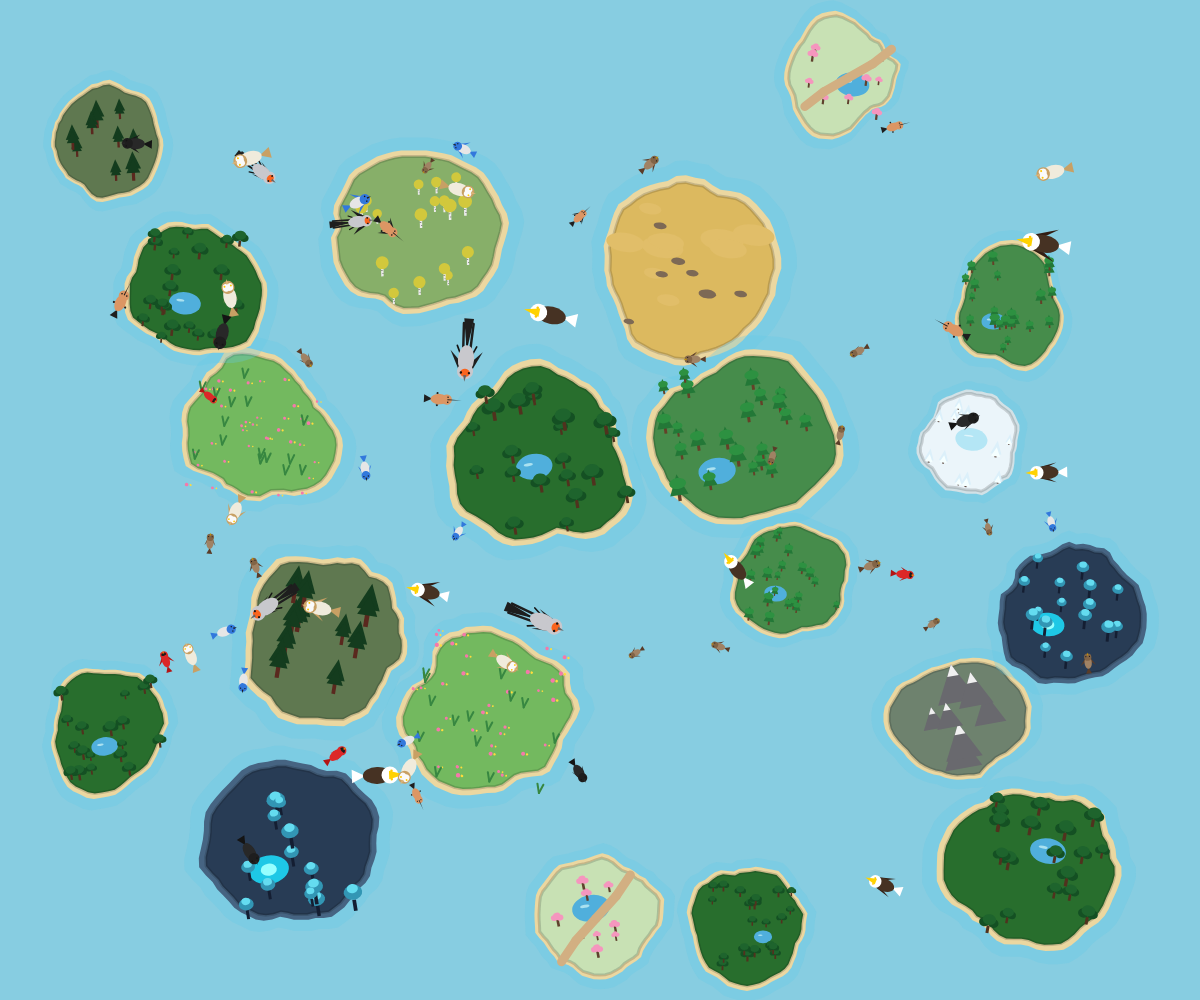
Frame 1 (no input)
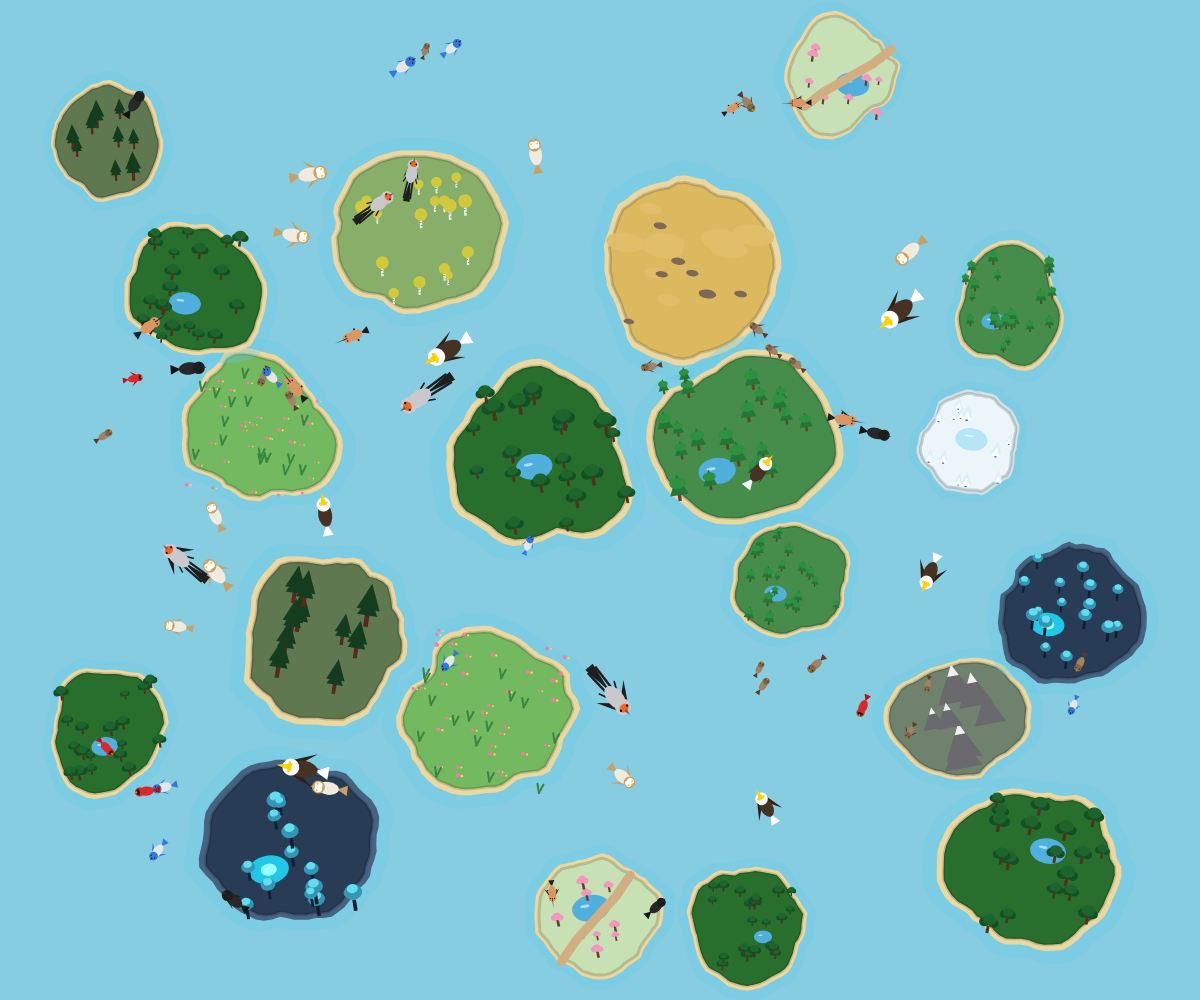
Frame 60 (no input)
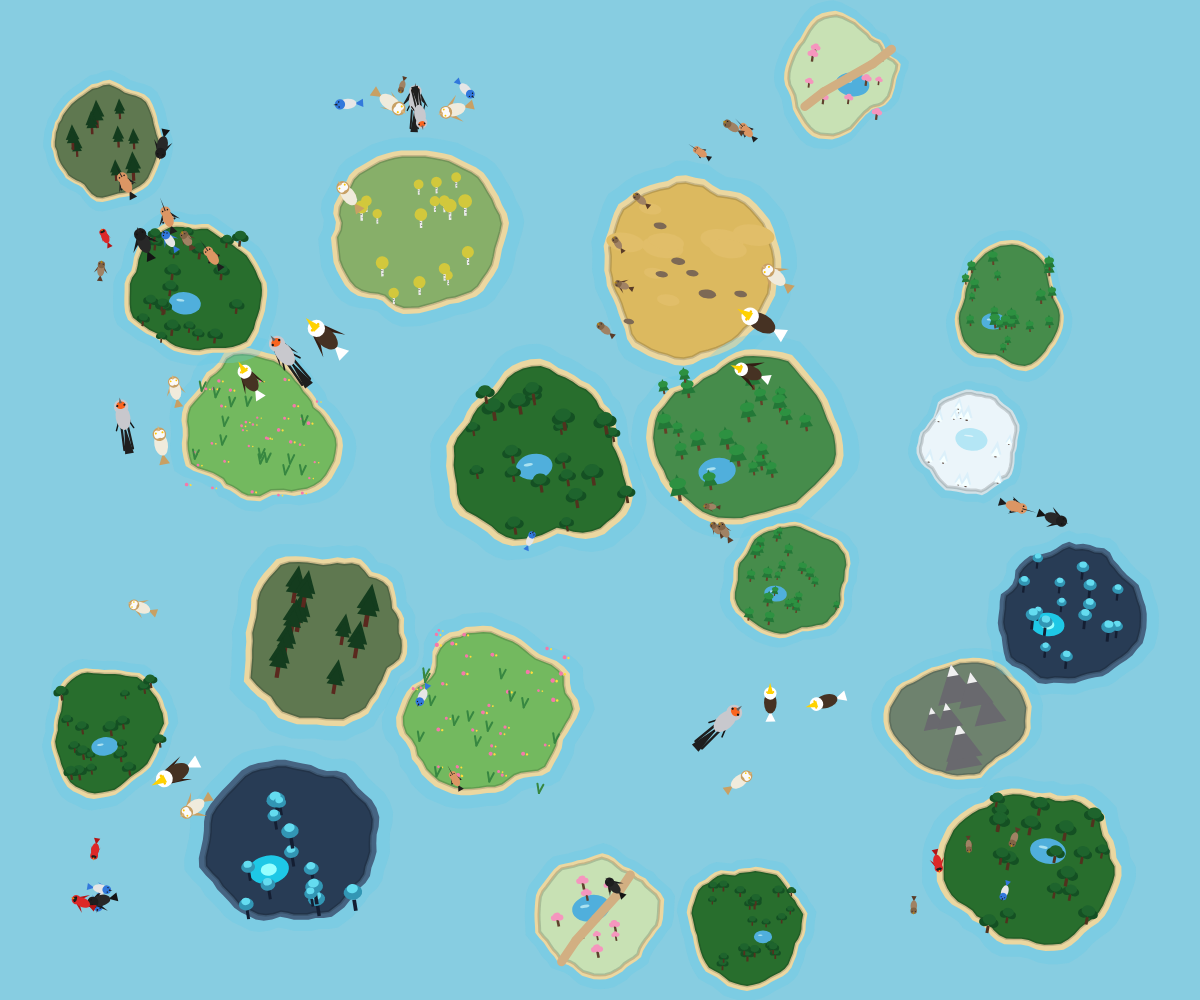
Frame 120 (the mouse pressed at the canvas centre since frame 60)

The p5.js sketch that drew these frames (run headless with seeded random() and noise() and a simulated clock; from frame 60 on, the mouse is pressed at the canvas centre):

// p5.js sketch
// ── sketch.js
/*
  ============================================================
  REVOADA DE PÁSSAROS — EMERGÊNCIA E CADEIA ALIMENTAR
  ============================================================
  Adicionadas mecânicas de Fuga, Caça e BORDAS REPULSIVAS.
  ============================================================
*/

const QUANTIDADE_PASSAROS = 60; 
const NUM_ILHAS = 20;

let ilhas = [];
let passaros = [];

function setup() {
  createCanvas(windowWidth, windowHeight);
  gerarIlhas();
  criarBando();
}

function draw() {
  background(135, 205, 225); 
  desenharIlhas();

  for (let passarinho of passaros) passarinho.aplicarRegras(passaros);
  for (let passarinho of passaros) passarinho.atualizar();
  for (let passarinho of passaros) passarinho.desenhar();
}

// ============================================================
// GERAÇÃO DO CENÁRIO 
// ============================================================
function gerarIlhas() {
  ilhas = [];
  let biomasDisponiveis = ["Winter Forest", "Blue Forest", "Tropical Rainforest", "Sakura", "Redwood Forest", "Mountains", "Birch Forest", "Forest", "Grasslands", "Desert"];
  let biomasSorteados = [...biomasDisponiveis];
  while (biomasSorteados.length < NUM_ILHAS) biomasSorteados.push(random(biomasDisponiveis));
  biomasSorteados = shuffle(biomasSorteados);

  for (let i = 0; i < NUM_ILHAS; i++) {
    let ilha, tentativa = 0;
    do {
      let tamanho = random(110, 190); 
      ilha = { x: random(tamanho / 2 + 20, width - tamanho / 2 - 20), y: random(tamanho / 2 + 20, height - tamanho / 2 - 20), tamanho: tamanho, bioma: biomasSorteados[i], rotacao: random(-0.2, 0.2), detalhes: [], verticesBase: [] };
      tentativa++;
    } while (sobrepoeIlhas(ilha) && tentativa < 100);

    let sementeRuido = random(1000), ruidoMaximo = random(1.5, 2.2), raioBase = ilha.tamanho / 2;
    for (let a = 0; a < TWO_PI; a += 0.1) {
      let xoff = map(cos(a), -1, 1, 0, ruidoMaximo), yoff = map(sin(a), -1, 1, 0, ruidoMaximo);
      let r = map(noise(xoff + sementeRuido, yoff + sementeRuido), 0, 1, raioBase * 0.6, raioBase * 1.3);
      ilha.verticesBase.push({ x: r * cos(a), y: r * sin(a) });
    }
    criarDetalhesDaIlha(ilha); ilhas.push(ilha);
  }
}

function sobrepoeIlhas(nova) {
  for (let ilha of ilhas) if (dist(nova.x, nova.y, ilha.x, ilha.y) < nova.tamanho * 0.48 + ilha.tamanho * 0.48) return true;
  return false;
}

function criarDetalhesDaIlha(ilha) {
  ilha.detalhes = [];
  switch (ilha.bioma) {
    case "Winter Forest": ilha.detalhes.push({ tipo: "lagoCongelado", x: random(-0.1, 0.1), y: random(-0.1, 0.1), tamanho: random(0.2, 0.3) }); for (let i = 0; i < int(random(10, 18)); i++) ilha.detalhes.push({ tipo: "pineSnow", x: random(-0.35, 0.35), y: random(-0.35, 0.35), tamanho: random(0.06, 0.1) }); break;
    case "Blue Forest": ilha.detalhes.push({ tipo: "lagoBrilhante", x: -0.15, y: 0.1, tamanho: random(0.2, 0.3) }); for (let i = 0; i < int(random(12, 20)); i++) ilha.detalhes.push({ tipo: "blueTree", x: random(-0.35, 0.35), y: random(-0.35, 0.35), tamanho: random(0.07, 0.11) }); break;
    case "Tropical Rainforest": ilha.detalhes.push({ tipo: "lago", x: random(-0.2, 0.2), y: random(-0.2, 0.2), tamanho: random(0.15, 0.25) }); for (let i = 0; i < int(random(18, 28)); i++) ilha.detalhes.push({ tipo: "tropicalTree", x: random(-0.4, 0.4), y: random(-0.4, 0.4), tamanho: random(0.06, 0.1) }); break;
    case "Redwood Forest": for (let i = 0; i < int(random(7, 12)); i++) ilha.detalhes.push({ tipo: "redwoodTree", x: random(-0.3, 0.3), y: random(-0.3, 0.3), tamanho: random(0.12, 0.18) }); break;
    case "Birch Forest": for (let i = 0; i < int(random(15, 22)); i++) ilha.detalhes.push({ tipo: "birchTree", x: random(-0.35, 0.35), y: random(-0.35, 0.35), tamanho: random(0.06, 0.09) }); break;
    case "Sakura": ilha.detalhes.push({ tipo: "lago", x: random(-0.15, 0.15), y: random(-0.1, 0.1), tamanho: random(0.25, 0.35) }); for (let i = 0; i < 9; i++) ilha.detalhes.push({ tipo: "sakuraTree", x: random(-0.35, 0.35), y: random(-0.35, 0.35), tamanho: random(0.07, 0.11) }); ilha.detalhes.push({ tipo: "caminho", x: 0, y: 0 }); break;
    case "Forest": ilha.detalhes.push({ tipo: "lago", x: -0.15, y: 0.15, tamanho: 0.20 }); for (let i = 0; i < 22; i++) ilha.detalhes.push({ tipo: "arvore", x: random(-0.4, 0.4), y: random(-0.4, 0.4), tamanho: random(0.05, 0.09) }); break;
    case "Mountains": for (let i = 0; i < 7; i++) ilha.detalhes.push({ tipo: "montanha", x: random(-0.3, 0.3), y: random(-0.3, 0.3), tamanho: random(0.12, 0.22) }); break;
    case "Desert": for (let i = 0; i < 10; i++) ilha.detalhes.push({ tipo: "duna", x: random(-0.4, 0.4), y: random(-0.35, 0.35), tamanho: random(0.06, 0.13) }); for (let i = 0; i < 7; i++) ilha.detalhes.push({ tipo: "pedra", x: random(-0.4, 0.4), y: random(-0.4, 0.4), tamanho: random(0.03, 0.06) }); break;
    case "Grasslands": for (let i = 0; i < 35; i++) ilha.detalhes.push({ tipo: "flor", x: random(-0.42, 0.42), y: random(-0.40, 0.40), tamanho: random(0.015, 0.025) }); for (let i = 0; i < 15; i++) ilha.detalhes.push({ tipo: "grama", x: random(-0.42, 0.42), y: random(-0.40, 0.40) }); break;
  }
}

function desenharIlhas() { for (let ilha of ilhas) { push(); translate(ilha.x, ilha.y); rotate(ilha.rotacao); desenharIlhaBase(ilha); desenharBioma(ilha); pop(); } }

function desenharIlhaBase(ilha) {
  fill(100, 200, 230, 80); noStroke(); beginShape(); for (let v of ilha.verticesBase) vertex(v.x * 1.25, v.y * 1.25); endShape(CLOSE);
  if (ilha.bioma === "Winter Forest") fill(210, 225, 230); else if (ilha.bioma === "Blue Forest") fill(70, 100, 130); else fill(235, 215, 160); 
  beginShape(); for (let v of ilha.verticesBase) vertex(v.x * 1.08, v.y * 1.08); endShape(CLOSE);
  let corBase;
  switch (ilha.bioma) { case "Winter Forest": corBase = color(235, 245, 250); break; case "Blue Forest": corBase = color(40, 60, 85); break; case "Tropical Rainforest": corBase = color(40, 110, 45); break; case "Sakura": corBase = color(200, 225, 180); break; case "Redwood Forest": corBase = color(95, 120, 80); break; case "Mountains": corBase = color(110, 130, 110); break; case "Birch Forest": corBase = color(135, 175, 105); break; case "Forest": corBase = color(70, 140, 75); break; case "Grasslands": corBase = color(115, 185, 95); break; case "Desert": corBase = color(220, 185, 95); break; default: corBase = color(90, 145, 90); }
  fill(corBase); beginShape(); for (let v of ilha.verticesBase) vertex(v.x, v.y); endShape(CLOSE);
  noFill(); stroke(0, 40); strokeWeight(3); beginShape(); for (let v of ilha.verticesBase) vertex(v.x, v.y); endShape(CLOSE); noStroke();
}

function desenharBioma(ilha) {
  let escala = ilha.tamanho;
  for (let detalhe of ilha.detalhes) {
    push(); translate((detalhe.x ?? 0) * escala, (detalhe.y ?? 0) * escala);
    if (detalhe.tipo === "lago") { fill(80, 175, 220); ellipse(0, 0, detalhe.tamanho * escala, detalhe.tamanho * escala * 0.7); fill(170, 225, 240); ellipse(-detalhe.tamanho * escala * 0.15, -detalhe.tamanho * escala * 0.08, detalhe.tamanho * escala * 0.25, detalhe.tamanho * escala * 0.08); }
    if (detalhe.tipo === "lagoCongelado") { fill(180, 230, 245); ellipse(0, 0, detalhe.tamanho * escala, detalhe.tamanho * escala * 0.7); fill(255, 255, 255, 150); ellipse(-detalhe.tamanho * escala * 0.1, -detalhe.tamanho * escala * 0.1, detalhe.tamanho * escala * 0.3, detalhe.tamanho * escala * 0.05); }
    if (detalhe.tipo === "lagoBrilhante") { fill(30, 200, 230); ellipse(0, 0, detalhe.tamanho * escala, detalhe.tamanho * escala * 0.7); fill(150, 255, 255); ellipse(0, 0, detalhe.tamanho * escala * 0.4, detalhe.tamanho * escala * 0.3); }
    if (detalhe.tipo === "arvore") desenharArvore(detalhe.tamanho * escala);
    if (detalhe.tipo === "sakuraTree") desenharSakuraTree(detalhe.tamanho * escala);
    if (detalhe.tipo === "pineSnow") desenharPineSnow(detalhe.tamanho * escala);
    if (detalhe.tipo === "blueTree") desenharBlueTree(detalhe.tamanho * escala);
    if (detalhe.tipo === "tropicalTree") desenharTropicalTree(detalhe.tamanho * escala);
    if (detalhe.tipo === "redwoodTree") desenharRedwood(detalhe.tamanho * escala);
    if (detalhe.tipo === "birchTree") desenharBirch(detalhe.tamanho * escala);
    if (detalhe.tipo === "montanha") desenharMontanha(detalhe.tamanho * escala);
    if (detalhe.tipo === "duna") { fill(225, 190, 105); ellipse(0, 0, detalhe.tamanho * escala * 2, detalhe.tamanho * escala); }
    if (detalhe.tipo === "pedra") { fill(125, 105, 85); ellipse(0, 0, detalhe.tamanho * escala * 2, detalhe.tamanho * escala); }
    if (detalhe.tipo === "flor") { fill(245, 120, 170); ellipse(-2, 0, detalhe.tamanho * escala, detalhe.tamanho * escala); fill(255, 220, 60); ellipse(2, 0, detalhe.tamanho * escala * 0.6, detalhe.tamanho * escala * 0.6); }
    if (detalhe.tipo === "grama") { stroke(55, 135, 65); strokeWeight(2); line(0, 4, -3, -5); line(0, 4, 3, -5); noStroke(); }
    if (detalhe.tipo === "caminho") { stroke(210, 175, 130); strokeWeight(9); noFill(); line(-escala * 0.35, escala * 0.30, -escala * 0.20, escala * 0.15); line(-escala * 0.20, escala * 0.15, 0, 0); line(0, 0, escala * 0.20, -escala * 0.15); line(escala * 0.20, -escala * 0.15, escala * 0.35, -escala * 0.30); noStroke(); }
    pop();
  }
}

function desenharArvore(t) { fill(100, 65, 40); rect(-t * 0.1, 0, t * 0.2, t * 0.6); fill(35, 120, 55); triangle(0, -t, -t * 0.55, t * 0.25, t * 0.55, t * 0.25); fill(45, 145, 65); ellipse(0, -t * 0.45, t, t * 0.65); }
function desenharSakuraTree(t) { fill(95, 65, 45); rect(-t * 0.1, -t * 0.1, t * 0.2, t * 0.55); fill(245, 150, 190); ellipse(-t * 0.2, -t * 0.25, t * 0.55, t * 0.45); ellipse(t * 0.2, -t * 0.2, t * 0.55, t * 0.45); ellipse(0, -t * 0.4, t * 0.55, t * 0.45); }
function desenharPineSnow(t) { fill(80, 60, 50); rect(-t * 0.1, 0, t * 0.2, t * 0.6); fill(220, 240, 250); triangle(0, -t * 0.9, -t * 0.5, t * 0.3, t * 0.5, t * 0.3); fill(245, 255, 255); triangle(0, -t * 0.3, -t * 0.4, t * 0.5, t * 0.4, t * 0.5); }
function desenharBlueTree(t) { fill(20, 30, 50); rect(-t * 0.1, 0, t * 0.2, t * 0.6); fill(50, 150, 180); ellipse(0, -t * 0.4, t, t * 0.8); fill(100, 220, 240); ellipse(0, -t * 0.6, t * 0.6, t * 0.5); }
function desenharTropicalTree(t) { fill(80, 50, 30); rect(-t * 0.1, 0, t * 0.2, t * 0.5); fill(20, 80, 35); ellipse(-t * 0.3, -t * 0.2, t * 0.7, t * 0.6); ellipse(t * 0.3, -t * 0.2, t * 0.7, t * 0.6); fill(30, 100, 45); ellipse(0, -t * 0.4, t * 0.9, t * 0.7); }
function desenharRedwood(t) { fill(90, 40, 30); rect(-t * 0.08, -t * 0.2, t * 0.16, t * 0.9); fill(20, 60, 30); triangle(0, -t * 0.8, -t * 0.4, t * 0.1, t * 0.4, t * 0.1); triangle(0, -t * 0.4, -t * 0.35, t * 0.3, t * 0.35, t * 0.3); }
function desenharBirch(t) { fill(235); rect(-t * 0.08, 0, t * 0.16, t * 0.6); fill(50); rect(-t * 0.08, t * 0.2, t * 0.1, t * 0.03); rect(0, t * 0.4, t * 0.08, t * 0.03); fill(210, 200, 60); ellipse(0, -t * 0.3, t * 0.85, t * 0.85); }
function desenharMontanha(t) { fill(105, 105, 110); triangle(0, -t, -t * 0.75, t * 0.45, t * 0.75, t * 0.45); fill(240); triangle(0, -t, -t * 0.22, -t * 0.55, t * 0.22, -t * 0.55); }

// ============================================================
// NOVO SISTEMA DE PÁSSAROS 
// ============================================================
function criarBando() {
  passaros = [];
  // Evitar nascer perto demais das bordas
  for (let i = 0; i < QUANTIDADE_PASSAROS; i++) passaros.push(new Passaro(random(100, width - 100), random(100, height - 100)));
}

class Passaro {
  constructor(x, y) {
    this.pos = createVector(x, y);
    this.vel = p5.Vector.random2D().mult(random(1.5, 3));
    this.acc = createVector(0, 0);
    this.tamanho = random(8, 12);
    this.faseAsa = random(TWO_PI);
    
    let especies = ["Sparrow", "Sparrow", "Hoopoe", "Cardinal", "Blue Jay", "Crow", "Barn Owl", "Bald Eagle", "Secretary Bird"];
    this.especie = random(especies);
    
    this.isPredator = ["Barn Owl", "Bald Eagle", "Secretary Bird"].includes(this.especie);

    if (this.isPredator) {
      this.maxSpeed = random(2.5, 3.2); 
      this.maxForce = 0.06; 
    } else {
      this.maxSpeed = random(2.8, 4.0); 
      this.maxForce = 0.09;
    }
    
    this.escalaEspecie = 1.0;
    this.corCorpo = color(150); this.corAsa = color(100); this.corCabeca = color(150); this.corCauda = color(100); this.corBico = color(200, 150, 0);

    switch(this.especie) {
      case "Sparrow": this.corCorpo = color(160, 130, 100); this.corAsa = color(90, 60, 40); this.corCabeca = color(130, 100, 70); this.corCauda = this.corAsa; this.escalaEspecie = 0.7; break;
      case "Hoopoe": this.corCorpo = color(220, 150, 100); this.corAsa = color(30); this.corCabeca = color(220, 150, 100); this.corCauda = color(30); this.corBico = color(30); this.escalaEspecie = 0.9; break;
      case "Cardinal": this.corCorpo = color(220, 40, 40); this.corAsa = color(180, 20, 20); this.corCabeca = color(220, 40, 40); this.corCauda = this.corAsa; this.corBico = color(255, 140, 0); this.escalaEspecie = 0.8; break;
      case "Blue Jay": this.corCorpo = color(230); this.corAsa = color(50, 120, 220); this.corCabeca = color(50, 120, 220); this.corCauda = this.corAsa; this.corBico = color(30); this.escalaEspecie = 0.9; break;
      case "Crow": this.corCorpo = color(40); this.corAsa = color(25); this.corCabeca = color(30); this.corCauda = color(20); this.corBico = color(40); this.escalaEspecie = 1.1; break;
      case "Barn Owl": this.corCorpo = color(240, 235, 220); this.corAsa = color(200, 160, 100); this.corCabeca = color(200, 160, 100); this.corCauda = this.corAsa; this.corBico = color(220, 180, 120); this.escalaEspecie = 1.2; break;
      case "Bald Eagle": this.corCorpo = color(70, 50, 35); this.corAsa = color(50, 30, 20); this.corCabeca = color(255); this.corCauda = color(255); this.corBico = color(255, 210, 0); this.escalaEspecie = 1.5; break;
      case "Secretary Bird": this.corCorpo = color(200, 200, 205); this.corAsa = color(30); this.corCabeca = color(200, 200, 205); this.corCauda = color(30); this.corBico = color(100); this.escalaEspecie = 1.4; break;
    }
  }

  aplicarRegras(bando) {
    let separacao = this.separacao(bando);
    let alinhamento = this.alinhamento(bando);
    let coesao = this.coesao(bando);
    
    separacao.mult(1.8);
    alinhamento.mult(1.0);
    coesao.mult(1.0);
    
    this.acc.add(separacao).add(alinhamento).add(coesao);

    if (this.isPredator) {
      let caca = this.cacar(bando);
      caca.mult(1.2); 
      this.acc.add(caca);
    } else {
      let evasao = this.fugir(bando);
      evasao.mult(3.5); 
      this.acc.add(evasao);
    }
    
    // ==========================================
    // NOVA REGRA: REPULSÃO DAS BORDAS
    // ==========================================
    let borda = this.evitarBordas();
    borda.mult(4.0); // Peso altíssimo para impedir a saída
    this.acc.add(borda);
  }

  // --- FUNÇÃO DE BARREIRA INVISÍVEL ---
  evitarBordas() {
    let margem = 100; // Distância da borda onde a força começa a agir
    let desejado = null;

    if (this.pos.x < margem) desejado = createVector(this.maxSpeed, this.vel.y);
    else if (this.pos.x > width - margem) desejado = createVector(-this.maxSpeed, this.vel.y);
    if (this.pos.y < margem) desejado = createVector(this.vel.x, this.maxSpeed);
    else if (this.pos.y > height - margem) desejado = createVector(this.vel.x, -this.maxSpeed);

    if (desejado !== null) {
      desejado.normalize();
      desejado.mult(this.maxSpeed);
      let steer = p5.Vector.sub(desejado, this.vel);
      steer.limit(this.maxForce * 1.5); // Força extra para garantir a curva
      return steer;
    }
    return createVector(0, 0);
  }

  fugir(bando) {
    let desejado = createVector(0, 0), contador = 0, raioPerigo = 150; 
    for (let outro of bando) {
      if (outro.isPredator) {
        let d = p5.Vector.dist(this.pos, outro.pos);
        if (d > 0 && d < raioPerigo) {
          let diff = p5.Vector.sub(this.pos, outro.pos).normalize().div(d); 
          desejado.add(diff); contador++;
        }
      }
    }
    if (contador > 0) return p5.Vector.sub(desejado.div(contador).setMag(this.maxSpeed * 1.5), this.vel).limit(this.maxForce * 1.5);
    return createVector(0, 0);
  }

  cacar(bando) {
    let desejado = createVector(0, 0), contador = 0, raioVisao = 200; 
    for (let outro of bando) {
      if (!outro.isPredator) {
        let d = p5.Vector.dist(this.pos, outro.pos);
        if (d > 0 && d < raioVisao) { desejado.add(outro.pos); contador++; }
      }
    }
    if (contador > 0) return p5.Vector.sub(p5.Vector.sub(desejado.div(contador), this.pos).setMag(this.maxSpeed * 1.1), this.vel).limit(this.maxForce);
    return createVector(0, 0);
  }

  separacao(bando) {
    let desejado = createVector(0, 0), contador = 0, distanciaDesejada = this.tamanho * 5;
    for (let outro of bando) {
      let d = p5.Vector.dist(this.pos, outro.pos);
      if (outro !== this && d > 0 && d < distanciaDesejada) {
        let diff = p5.Vector.sub(this.pos, outro.pos).normalize().div(d);
        desejado.add(diff); contador++;
      }
    }
    if (contador > 0) return desejado.div(contador).setMag(this.maxSpeed).sub(this.vel).limit(this.maxForce);
    return desejado;
  }

  alinhamento(bando) {
    let media = createVector(0, 0), contador = 0;
    for (let outro of bando) {
      if (outro !== this && outro.isPredator === this.isPredator && p5.Vector.dist(this.pos, outro.pos) < 80) { media.add(outro.vel); contador++; }
    }
    if (contador > 0) return p5.Vector.sub(media.div(contador).setMag(this.maxSpeed), this.vel).limit(this.maxForce);
    return createVector(0, 0);
  }

  coesao(bando) {
    let centro = createVector(0, 0), contador = 0;
    for (let outro of bando) {
      if (outro !== this && outro.isPredator === this.isPredator && p5.Vector.dist(this.pos, outro.pos) < 100) { centro.add(outro.pos); contador++; }
    }
    if (contador > 0) return p5.Vector.sub(p5.Vector.sub(centro.div(contador), this.pos).setMag(this.maxSpeed), this.vel).limit(this.maxForce);
    return createVector(0, 0);
  }

  atualizar() {
    this.vel.add(this.acc).limit(this.maxSpeed); this.pos.add(this.vel); this.acc.mult(0);
    // REMOVIDO: O teletransporte (Pac-Man effect) foi apagado aqui.
  }

  desenhar() {
    push(); translate(this.pos.x, this.pos.y); rotate(this.vel.heading());
    
    let t = this.tamanho * this.escalaEspecie;
    let movimentoAsa = sin(frameCount * 0.35 + this.faseAsa);
    let alturaAsa = t * (0.7 + movimentoAsa * 0.4);

    if (this.especie === "Secretary Bird") { stroke(30); strokeWeight(t * 0.15); line(-t * 0.2, t * 0.2, -t * 2.2, t * 0.3); line(-t * 0.2, -t * 0.2, -t * 2.2, -t * 0.3); noStroke(); }
    fill(this.corCauda); noStroke();
    if (this.especie === "Secretary Bird") { triangle(-t * 0.5, 0, -t * 2.5, -t * 0.3, -t * 2.5, t * 0.3); } else { triangle(-t * 0.7, 0, -t * 1.5, -t * 0.4, -t * 1.5, t * 0.4); }

    let asaRecuo = -t * 0.4, asaLargura = t * 0.7;
    if (this.especie === "Bald Eagle") { asaRecuo = -t * 0.7; asaLargura = t * 1.0; } 
    if (this.especie === "Secretary Bird") { asaRecuo = -t * 0.5; asaLargura = t * 0.9; }

    fill(this.corAsa);
    triangle(t * 0.2, -t * 0.3, asaRecuo, -alturaAsa, asaLargura, -t * 0.3); triangle(t * 0.2, t * 0.3, asaRecuo, alturaAsa, asaLargura, t * 0.3);   
    if (this.especie === "Hoopoe") { fill(250); triangle(t * 0.2, -t * 0.3, asaRecuo * 0.5, -alturaAsa * 0.6, asaLargura * 0.5, -t * 0.3); triangle(t * 0.2, t * 0.3, asaRecuo * 0.5, alturaAsa * 0.6, asaLargura * 0.5, t * 0.3); }

    if (this.especie === "Cardinal" || this.especie === "Blue Jay") { fill(this.corCabeca); triangle(t * 0.8, 0, -t * 0.2, -t * 0.4, -t * 0.2, t * 0.4); }
    if (this.especie === "Hoopoe") { fill(210, 130, 80); triangle(t * 0.8, 0, -t * 0.2, -t * 0.6, -t * 0.2, t * 0.6); fill(30); ellipse(-t * 0.2, -t * 0.6, t * 0.2, t * 0.2); ellipse(-t * 0.2, t * 0.6, t * 0.2, t * 0.2); }
    if (this.especie === "Secretary Bird") { stroke(20); strokeWeight(t * 0.1); line(t * 0.5, 0, -t * 0.8, -t * 0.6); line(t * 0.5, 0, -t * 1.0, 0); line(t * 0.5, 0, -t * 0.8, t * 0.6); noStroke(); }

    fill(this.corCorpo); ellipse(0, 0, t * 1.7, t); fill(this.corCabeca); ellipse(t * 0.75, 0, t, t);

    if (this.especie === "Barn Owl") { fill(250); ellipse(t * 0.75, -t * 0.15, t * 0.6, t * 0.5); ellipse(t * 0.75, t * 0.15, t * 0.6, t * 0.5); } 
    if (this.especie === "Cardinal") { fill(30); ellipse(t * 0.9, 0, t * 0.4, t * 0.6); } 
    if (this.especie === "Secretary Bird") { fill(250, 100, 30); ellipse(t * 0.85, 0, t * 0.5, t * 0.6); } 

    fill(this.corBico);
    if (this.especie === "Hoopoe") triangle(t * 0.8, -t * 0.05, t * 2.2, 0, t * 0.8, t * 0.05); 
    else if (this.especie === "Bald Eagle") triangle(t * 0.7, -t * 0.25, t * 1.6, 0, t * 0.7, t * 0.25); 
    else triangle(t * 1.0, -t * 0.1, t * 1.4, 0, t * 1.0, t * 0.1); 

    if (this.especie === "Barn Owl" || this.especie === "Bald Eagle") fill(255, 200, 0); else fill(20);
    ellipse(t * 0.85, -t * 0.25, t * 0.15, t * 0.15); ellipse(t * 0.85, t * 0.25, t * 0.15, t * 0.15);
    pop();
  }
}

function windowResized() { resizeCanvas(windowWidth, windowHeight); }
